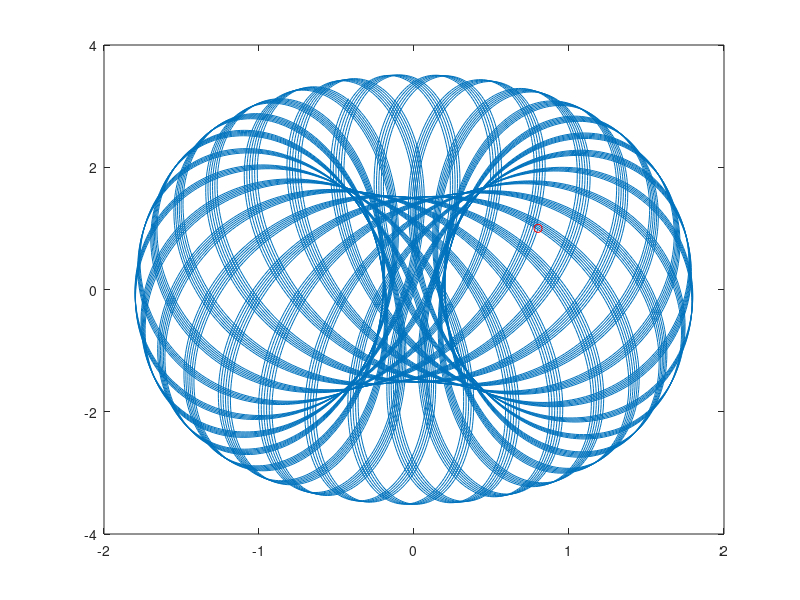
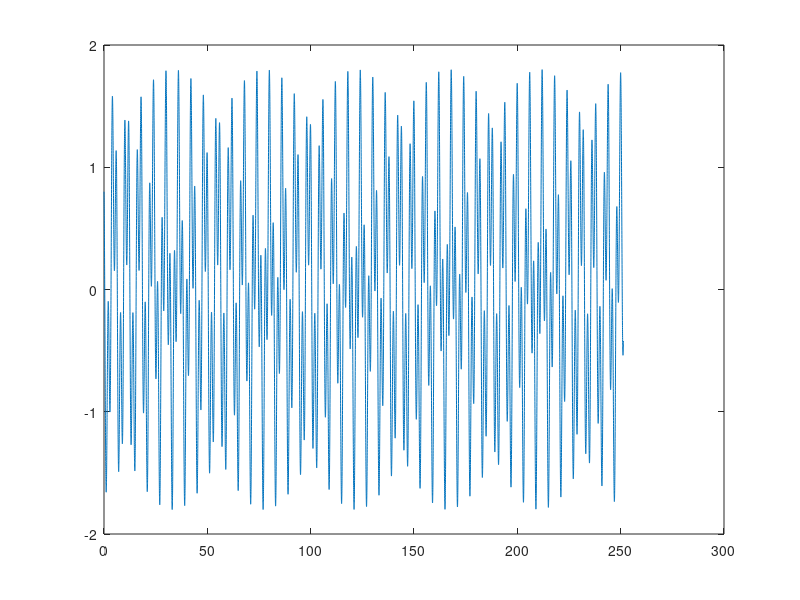

The MATLAB source for these figures, in order:
clear all
alpha=pi;
t=[0:0.01:80*pi];
x=0.8*cos(alpha*t)-sin(t);
xdot=-0.8*alpha*sin(alpha*t)+cos(t);
figure(1);plot(x,xdot);hold on;plot(0.8,1,'ro');hold off
figure(2);plot(t,x)